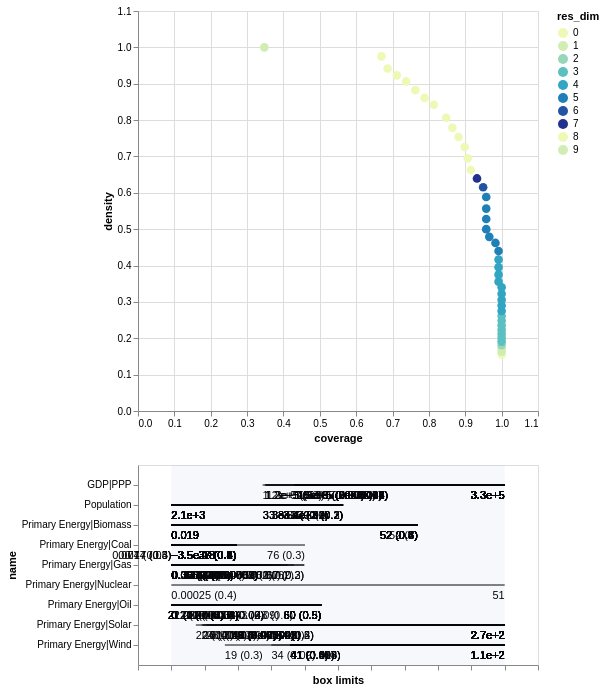

Notebook code for this chart:
### Code cell
box_sd.inspect_tradeoff()

### Figure 1 — Vega-Lite specification as saved in the notebook (floating-point values rounded to 4 significant figures; data arrays with more than 128 entries replaced by an {"elided": "..."} marker saying what was removed)
{"config": {"view": {"continuousWidth": 300, "continuousHeight": 300}}, "vconcat": [{"data": {"name": "data-469013f80e1ced0ff7d5fd30bb22ce3b"}, "mark": {"type": "circle", "size": 75}, "encoding": {"color": {"field": "res_dim", "scale": {"range": ["#eff9b6", "#d0edb3", "#97d6b9", "#5dc0c0", "#31a5c2", "#1f80b8", "#2354a3", "#21318d"]}, "type": "ordinal"}, "opacity": {"condition": {"param": "param_10", "value": 1}, "value": 0.4}, "tooltip": [{"field": "id", "type": "quantitative"}, {"field": "coverage", "format": ".2", "type": "quantitative"}, {"field": "density", "format": ".2", "type": "quantitative"}, {"field": "res_dim", "type": "ordinal"}], "x": {"field": "coverage", "scale": {"domain": [0, 1.1]}, "type": "quantitative"}, "y": {"field": "density", "scale": {"domain": [0, 1.1]}, "type": "quantitative"}}, "height": 400, "name": "view_10", "width": 400}, {"layer": [{"data": {"name": "data-caf0e5bf3b49395016b4724c9e236ed4"}, "mark": {"type": "rule"}, "encoding": {"x": {"axis": {"grid": false, "labels": false, "title": "box limits"}, "field": "x_lower", "scale": {"domain": [0, 1], "padding": 0.1}, "type": "quantitative"}, "x2": {"field": "x_upper"}, "y": {"field": "name", "scale": {"padding": 1.0}, "type": "nominal"}}, "transform": [{"calculate": "(datum.x1-datum.minimum)/(datum.maximum-datum.minimum)", "as": "x_lower"}, {"calculate": "(datum.x2-datum.minimum)/(datum.maximum-datum.minimum)", "as": "x_upper"}, {"filter": {"param": "param_10"}}]}, {"data": {"name": "data-caf0e5bf3b49395016b4724c9e236ed4"}, "mark": {"type": "text", "align": "left", "baseline": "top", "dy": 5}, "encoding": {"text": {"field": "text", "type": "ordinal"}, "x": {"axis": {"grid": false, "labels": false, "title": "box limits"}, "field": "x_lower", "scale": {"domain": [0, 1], "padding": 0.1}, "type": "quantitative"}, "x2": {"field": "x_upper"}, "y": {"field": "name", "scale": {"padding": 1.0}, "type": "nominal"}}, "transform": [{"calculate": "(datum.x1-datum.minimum)/(datum.maximum-datum.minimum)", "as": "x_lower"}, {"calculate": "(datum.x2-datum.minimum)/(datum.maximum-datum.minimum)", "as": "x_upper"}, {"filter": {"param": "param_10"}}, {"calculate": "datum.qp_lower>0?format(datum.x1, \".2\")+\" (\"+format(datum.qp_lower, \".1~g\")+\")\" :format(datum.x1, \".2\")", "as": "text"}]}, {"data": {"name": "data-caf0e5bf3b49395016b4724c9e236ed4"}, "mark": {"type": "text", "align": "right", "baseline": "top", "dy": 5}, "encoding": {"text": {"field": "text", "type": "ordinal"}, "x": {"field": "x_upper", "type": "quantitative"}, "x2": {"field": "x_upper"}, "y": {"field": "name", "scale": {"padding": 1.0}, "type": "nominal"}}, "transform": [{"calculate": "(datum.x1-datum.minimum)/(datum.maximum-datum.minimum)", "as": "x_lower"}, {"calculate": "(datum.x2-datum.minimum)/(datum.maximum-datum.minimum)", "as": "x_upper"}, {"filter": {"param": "param_10"}}, {"calculate": "datum.qp_upper>0?format(datum.x2, \".2\")+\" (\"+format(datum.qp_upper, \".1\")+\")\" :format(datum.x2, \".2\")", "as": "text"}]}, {"data": {"name": "data-97aefd6d737ded565dc732e63f74ecc6"}, "mark": {"type": "rect", "opacity": 0.05}, "encoding": {"x": {"field": "start", "type": "quantitative"}, "x2": {"field": "end"}}}, {"data": {"name": "data-4f53cda18c2baa0c0354bb5f9a3ecbe5"}, "mark": {"type": "point"}, "encoding": {"x": {"field": "x", "type": "quantitative"}, "y": {"field": "name", "type": "nominal"}}, "transform": [{"filter": {"param": "param_10"}}]}, {"data": {"name": "data-4f53cda18c2baa0c0354bb5f9a3ecbe5"}, "mark": {"type": "text", "align": "center", "baseline": "top", "dy": 5}, "encoding": {"text": {"field": "item", "type": "nominal"}, "x": {"field": "x", "type": "quantitative"}, "y": {"field": "name", "type": "nominal"}}, "transform": [{"filter": {"param": "param_10"}}]}], "width": 400}], "params": [{"name": "param_10", "select": {"type": "point", "fields": ["id"]}, "views": ["view_10"]}], "$schema": "https://vega.github.io/schema/vega-lite/v5.20.1.json", "datasets": {"data-469013f80e1ced0ff7d5fd30bb22ce3b": [{"coverage": 1.0, "density": 0.1547, "id": 0, "k": 118, "mass": 1.0, "mean": 0.1547, "n": 763, "res_dim": 0}, {"coverage": 1.0, "density": 0.163, "id": 1, "k": 118, "mass": 0.9489, "mean": 0.163, "n": 724, "res_dim": 1}, {"coverage": 1.0, "density": 0.1718, "id": 2, "k": 118, "mass": 0.9004, "mean": 0.1718, "n": 687, "res_dim": 1}, {"coverage": 1.0, "density": 0.181, "id": 3, "k": 118, "mass": 0.8545, "mean": 0.181, "n": 652, "res_dim": 2}, {"coverage": 1.0, "density": 0.1909, "id": 4, "k": 118, "mass": 0.81, "mean": 0.1909, "n": 618, "res_dim": 3}, {"coverage": 1.0, "density": 0.201, "id": 5, "k": 118, "mass": 0.7693, "mean": 0.201, "n": 587, "res_dim": 3}, {"coverage": 1.0, "density": 0.2118, "id": 6, "k": 118, "mass": 0.73, "mean": 0.2118, "n": 557, "res_dim": 3}, {"coverage": 1.0, "density": 0.2231, "id": 7, "k": 118, "mass": 0.6933, "mean": 0.2231, "n": 529, "res_dim": 3}, {"coverage": 1.0, "density": 0.2351, "id": 8, "k": 118, "mass": 0.6579, "mean": 0.2351, "n": 502, "res_dim": 3}, {"coverage": 1.0, "density": 0.2479, "id": 9, "k": 118, "mass": 0.6239, "mean": 0.2479, "n": 476, "res_dim": 3}, {"coverage": 1.0, "density": 0.2611, "id": 10, "k": 118, "mass": 0.5924, "mean": 0.2611, "n": 452, "res_dim": 3}, {"coverage": 1.0, "density": 0.2751, "id": 11, "k": 118, "mass": 0.5623, "mean": 0.2751, "n": 429, "res_dim": 4}, {"coverage": 1.0, "density": 0.2899, "id": 12, "k": 118, "mass": 0.5334, "mean": 0.2899, "n": 407, "res_dim": 4}, {"coverage": 1.0, "density": 0.3057, "id": 13, "k": 118, "mass": 0.5059, "mean": 0.3057, "n": 386, "res_dim": 4}, {"coverage": 1.0, "density": 0.3224, "id": 14, "k": 118, "mass": 0.4797, "mean": 0.3224, "n": 366, "res_dim": 4}, {"coverage": 1.0, "density": 0.3401, "id": 15, "k": 118, "mass": 0.4548, "mean": 0.3401, "n": 347, "res_dim": 4}, {"coverage": 0.9915, "density": 0.3556, "id": 16, "k": 117, "mass": 0.4312, "mean": 0.3556, "n": 329, "res_dim": 4}, {"coverage": 0.9915, "density": 0.375, "id": 17, "k": 117, "mass": 0.4089, "mean": 0.375, "n": 312, "res_dim": 4}, {"coverage": 0.9915, "density": 0.3953, "id": 18, "k": 117, "mass": 0.3879, "mean": 0.3953, "n": 296, "res_dim": 4}, {"coverage": 0.9915, "density": 0.4164, "id": 19, "k": 117, "mass": 0.3683, "mean": 0.4164, "n": 281, "res_dim": 4}, {"coverage": 0.9915, "density": 0.4398, "id": 20, "k": 117, "mass": 0.3486, "mean": 0.4398, "n": 266, "res_dim": 5}, {"coverage": 0.9831, "density": 0.4622, "id": 21, "k": 116, "mass": 0.329, "mean": 0.4622, "n": 251, "res_dim": 5}, {"coverage": 0.9661, "density": 0.479, "id": 22, "k": 114, "mass": 0.3119, "mean": 0.479, "n": 238, "res_dim": 5}, {"coverage": 0.9576, "density": 0.5, "id": 23, "k": 113, "mass": 0.2962, "mean": 0.5, "n": 226, "res_dim": 5}, {"coverage": 0.9576, "density": 0.528, "id": 24, "k": 113, "mass": 0.2805, "mean": 0.528, "n": 214, "res_dim": 5}, {"coverage": 0.9576, "density": 0.5567, "id": 25, "k": 113, "mass": 0.2661, "mean": 0.5567, "n": 203, "res_dim": 5}, {"coverage": 0.9576, "density": 0.5885, "id": 26, "k": 113, "mass": 0.2516, "mean": 0.5885, "n": 192, "res_dim": 5}, {"coverage": 0.9492, "density": 0.6154, "id": 27, "k": 112, "mass": 0.2385, "mean": 0.6154, "n": 182, "res_dim": 6}, {"coverage": 0.9322, "density": 0.6395, "id": 28, "k": 110, "mass": 0.2254, "mean": 0.6395, "n": 172, "res_dim": 7}, {"coverage": 0.9153, "density": 0.6626, "id": 29, "k": 108, "mass": 0.2136, "mean": 0.6626, "n": 163, "res_dim": 8}, {"coverage": 0.9068, "density": 0.6948, "id": 30, "k": 107, "mass": 0.2018, "mean": 0.6948, "n": 154, "res_dim": 8}, {"coverage": 0.8983, "density": 0.726, "id": 31, "k": 106, "mass": 0.1913, "mean": 0.726, "n": 146, "res_dim": 8}, {"coverage": 0.8814, "density": 0.7536, "id": 32, "k": 104, "mass": 0.1809, "mean": 0.7536, "n": 138, "res_dim": 8}, {"coverage": 0.8644, "density": 0.7786, "id": 33, "k": 102, "mass": 0.1717, "mean": 0.7786, "n": 131, "res_dim": 8}, {"coverage": 0.8475, "density": 0.8065, "id": 34, "k": 100, "mass": 0.1625, "mean": 0.8065, "n": 124, "res_dim": 8}, {"coverage": 0.8136, "density": 0.8421, "id": 35, "k": 96, "mass": 0.1494, "mean": 0.8421, "n": 114, "res_dim": 8}, {"coverage": 0.7881, "density": 0.8611, "id": 36, "k": 93, "mass": 0.1415, "mean": 0.8611, "n": 108, "res_dim": 8}, {"coverage": 0.7627, "density": 0.8824, "id": 37, "k": 90, "mass": 0.1337, "mean": 0.8824, "n": 102, "res_dim": 8}, {"coverage": 0.7373, "density": 0.9062, "id": 38, "k": 87, "mass": 0.1258, "mean": 0.9062, "n": 96, "res_dim": 8}, {"coverage": 0.7119, "density": 0.9231, "id": 39, "k": 84, "mass": 0.1193, "mean": 0.9231, "n": 91, "res_dim": 8}, {"coverage": 0.6864, "density": 0.9419, "id": 40, "k": 81, "mass": 0.1127, "mean": 0.9419, "n": 86, "res_dim": 8}, {"coverage": 0.6695, "density": 0.9753, "id": 41, "k": 79, "mass": 0.1062, "mean": 0.9753, "n": 81, "res_dim": 8}, {"coverage": 0.3475, "density": 1.0, "id": 42, "k": 41, "mass": 0.05374, "mean": 1.0, "n": 41, "res_dim": 9}], "data-caf0e5bf3b49395016b4724c9e236ed4": {"elided": "222 records"}, "data-97aefd6d737ded565dc732e63f74ecc6": [{"start": 0, "end": 1}], "data-4f53cda18c2baa0c0354bb5f9a3ecbe5": []}}
